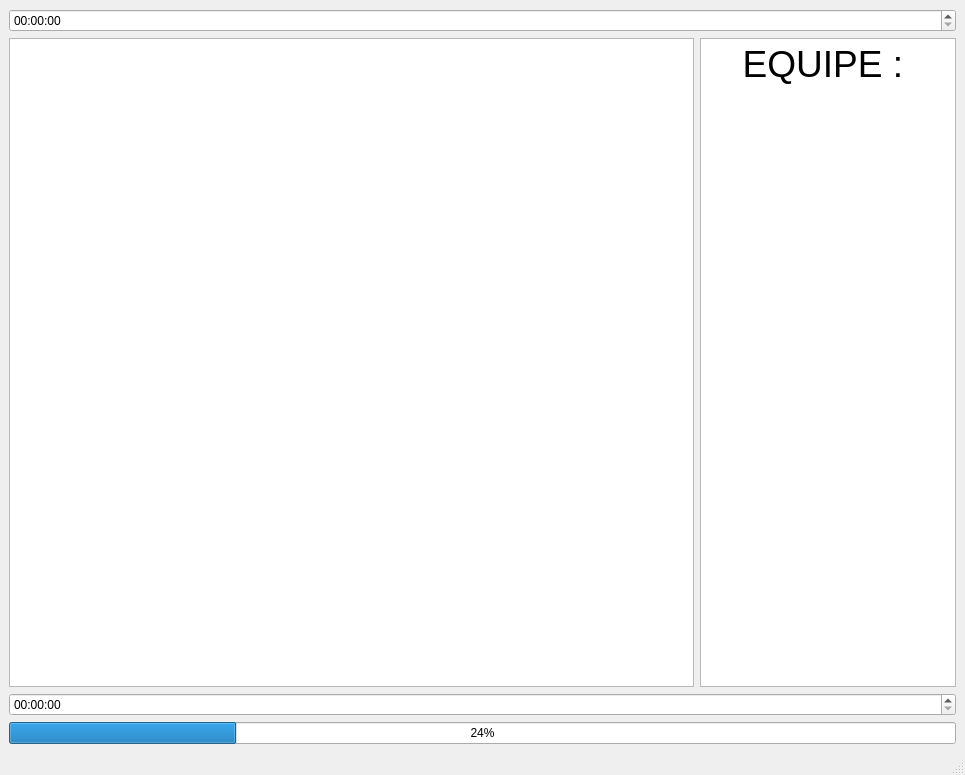
<?xml version="1.0" encoding="UTF-8"?>
<ui version="4.0">
 <class>BasketGame</class>
 <widget class="QMainWindow" name="BasketGame">
  <property name="geometry">
   <rect>
    <x>0</x>
    <y>0</y>
    <width>965</width>
    <height>775</height>
   </rect>
  </property>
  <property name="windowTitle">
   <string>BasketGame</string>
  </property>
  <widget class="QWidget" name="centralwidget">
   <layout class="QGridLayout" name="gridLayout">
    <item row="1" column="0">
     <widget class="QGraphicsView" name="graphicsView">
      <property name="foregroundBrush">
       <brush brushstyle="NoBrush">
        <color alpha="255">
         <red>0</red>
         <green>0</green>
         <blue>0</blue>
        </color>
       </brush>
      </property>
     </widget>
    </item>
    <item row="1" column="1" alignment="Qt::AlignRight">
     <widget class="QTextBrowser" name="textBrowser">
      <property name="html">
       <string>&lt;!DOCTYPE HTML PUBLIC &quot;-//W3C//DTD HTML 4.0//EN&quot; &quot;http://www.w3.org/TR/REC-html40/strict.dtd&quot;&gt;
&lt;html&gt;&lt;head&gt;&lt;meta name=&quot;qrichtext&quot; content=&quot;1&quot; /&gt;&lt;style type=&quot;text/css&quot;&gt;
p, li { white-space: pre-wrap; }
&lt;/style&gt;&lt;/head&gt;&lt;body style=&quot; font-family:'Ubuntu'; font-size:11pt; font-weight:400; font-style:normal;&quot;&gt;
&lt;p align=&quot;center&quot; style=&quot; margin-top:0px; margin-bottom:0px; margin-left:0px; margin-right:0px; -qt-block-indent:0; text-indent:0px;&quot;&gt;&lt;span style=&quot; font-size:28pt;&quot;&gt;EQUIPE : &lt;/span&gt;&lt;/p&gt;&lt;/body&gt;&lt;/html&gt;</string>
      </property>
     </widget>
    </item>
    <item row="3" column="0" colspan="2">
     <widget class="QProgressBar" name="progressBar">
      <property name="value">
       <number>24</number>
      </property>
     </widget>
    </item>
    <item row="2" column="0" colspan="2">
     <widget class="QTimeEdit" name="timeEdit"/>
    </item>
    <item row="0" column="0" colspan="2">
     <widget class="QTimeEdit" name="timeEdit_2"/>
    </item>
   </layout>
  </widget>
  <widget class="QStatusBar" name="statusbar"/>
 </widget>
 <resources/>
 <connections/>
</ui>
